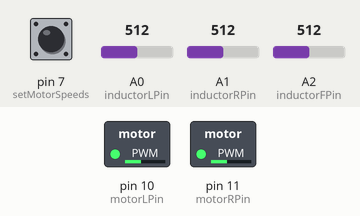
This sketch was run on a simulated Arduino Uno, built with avr-gcc and run on an emulated ATmega328P. Shown: switched loads named in the sketch (green lamp = pin HIGH). The inputs (shaded band) are chosen by the test bench; at power-on: A0 (inductorLPin) = 512, A1 (inductorRPin) = 512, pin 7 (setMotorSpeeds) HIGH, A2 (inductorFPin) = 512.

Above: at 1.2 s.
1.3 s: A0 (inductorLPin) set to 390
At 2.8 s:
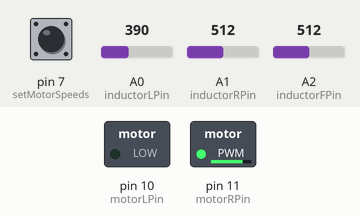
4.3 s: A1 (inductorRPin) set to 306
At 7.4 s:
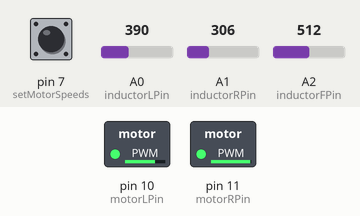
Timing chart, 0 to 8.9 s (numbered marks = the images above; inputs shaded):
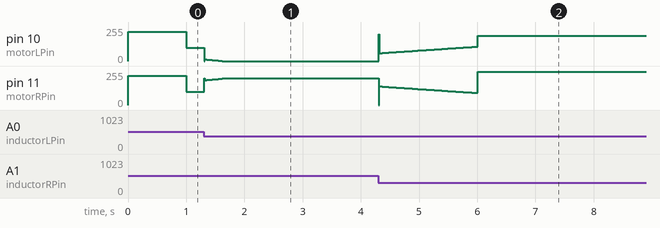

The sketch:

improvements3.ino
```cpp
////////////////////////////////////////////////////////////////////////////////
/*
Mouse.ino
C++ code for controlling a line following robot.
Inductors are used as pickup coils to sense an induced voltage from a wire
(20kHz, 1A pp). An additional optical sensor is used to look ahead, and
determine if the robot is travelling straight; if so, the motor speed is
increased.
PID control is used to control the robots positioning (PID.h library)

Author: Alex Robb, University of Bath
Date: 17/2/19
*/
////////////////////////////////////////////////////////////////////////////////
//Includes and libraries

#include <PID_v1.h>

#define motorLPin 10
#define motorRPin 11

#define inductorLPin A0
#define inductorRPin A1
#define inductorFPin A2

////////////////////////////////////////////////////////////////////////////////
//PID setup
int baseSpeed = 100;
int slowSpeed = 55;
const int boostSpeed = 220;

//Setpoint for inductor voltage
double setpoint;
//Result of adding both inductor inputs
double totalError;

//Output of PID calculation, added/subtracted from motor speed
double motorChange;

//Varibles to store values from inductor
int inductorLValue;
int inductorRValue;
int inductorFValue;

double distanceError;

bool straight;
bool speedUp;

double kp = 10;
double ki = 5;
double kd = 1;

//Create PID object   (input, setpoint, kp, ki, kd, sampleTime)
PID sensorPID(&distanceError, &motorChange, &setpoint, kp, ki, kd, DIRECT);

////////////////////////////////////////////////////////////////////////////////
//Setup: run once
void setup() {

  //Set pimodes to input/output
  pinMode(inductorLPin, INPUT);
  pinMode(inductorRPin, INPUT);
  pinMode(motorLPin, OUTPUT);
  pinMode(motorRPin, OUTPUT);
  pinMode(7,INPUT_PULLUP);

  //Initialise the inductor value variables
  inductorLValue = analogRead(inductorLPin);
  inductorRValue = analogRead(inductorRPin);

  //totalError = inductorLeftValue - inductorRightValue;
  totalError = inductorLValue - inductorRValue;
  //distanceError = (0.05244*totalError) + (3.013);
  distanceError = (0.07021*totalError) - 1.267;
  //distanceError = (-5.065e-8*pow(totalError,3)) + (-2.839e-07*pow(totalError,2)) + (0.09438*totalError) + 0.2026;

  straight = false;
  speedUp = true;

  //Initialise setpoint variable as current position error
  //Position the inductors equidistant from the wire, and turn arduino power on
  setpoint = distanceError;

  sensorPID.SetOutputLimits((-1 * baseSpeed), baseSpeed);

  sensorPID.SetMode(AUTOMATIC);

  sensorPID.SetSampleTime(1);

  //Serial.begin(9600);
}
////////////////////////////////////////////////////////////////////////////////
//overLine: function determines when travelling straight, and how long for
bool overLine(){
  unsigned int startStraight;
  unsigned int straightTime;

  if (!straight && inductorFValue >= 450){
    startStraight = millis();
    straight = true;
  }
  else if (inductorFValue <= 450){
    straight = false;
  }

  if (straight == true){
     straightTime = millis() - startStraight;
  }
  else{
    straightTime = 0;
  }

  if (straightTime >= 400){
    return true;
  }
  else {
    return false;
  }
}
////////////////////////////////////////////////////////////////////////////////
//setMotorSpeeds: sets the speed of both left/right motors
void setMotorSpeeds(){
  int motorLSpeed;
  int motorRSpeed;

  //baseSpeed = map(abs(distanceError), 0, 40, 90, 30);
  //Serial.println(baseSpeed);

  if (overLine()){
    speedUp = true;
  }

  bool ramp = digitalRead(7);
  if (!ramp && millis()>150){
    speedUp = false;
    //onRamp = millis();
  }
  if (speedUp){
    sensorPID.SetSampleTime(10);
  }
  else{
    sensorPID.SetSampleTime(1);
  }

  if(speedUp && millis()<1000 || millis()>6000){
    motorLSpeed = boostSpeed - motorChange;
    motorRSpeed = boostSpeed + motorChange;
    sensorPID.SetTunings(0.9,0,0);
    sensorPID.SetOutputLimits((-1 * boostSpeed),255-boostSpeed);
  }
  else if (inductorFValue <= 180 && distanceError < 0 && millis() > 4600 && millis() < 6000){
    motorLSpeed = 0;//slowSpeed - motorChange;
    motorRSpeed = baseSpeed + motorChange;
    sensorPID.SetOutputLimits((-1*baseSpeed), 255-baseSpeed);
    sensorPID.SetTunings(kp,ki,kd);
  }
  else if (inductorFValue <= 180 && distanceError > 0 && millis() > 4600 && millis() < 6000){
    motorLSpeed = baseSpeed - motorChange;
    motorRSpeed = 0;//slowSpeed + motorChange;
    sensorPID.SetOutputLimits((-1*baseSpeed), 255-baseSpeed);
    sensorPID.SetTunings(kp,ki,kd);
  }
  else{
    motorLSpeed = baseSpeed - motorChange;
    motorRSpeed = baseSpeed + motorChange;
    sensorPID.SetTunings(kp,ki,kd);
    sensorPID.SetOutputLimits((-1*baseSpeed), baseSpeed);
  }

  analogWrite(motorLPin, motorLSpeed);
  analogWrite(motorRPin, motorRSpeed);

//  Serial.print(motorLSpeed);
//  Serial.print("   ");
//  Serial.println(motorRSpeed);


}
////////////////////////////////////////////////////////////////////////////////
//loop: run repeatedly
void loop() {


      inductorFValue = analogRead(inductorFPin);


    inductorLValue = analogRead(inductorLPin);
    inductorRValue = analogRead(inductorRPin);


//    Serial.print(inductorLValue);
//    Serial.print("   ");
//    Serial.print(inductorRValue);
//    Serial.print("   ");
//   Serial.println(inductorFValue);

    totalError = inductorLValue - inductorRValue;
    //distanceError = (0.05244*totalError) + (3.013);
    distanceError = (0.07021*totalError) - 1.267;
    //distanceError = (-5.065e-8*pow(totalError,3)) + (-2.839e-07*pow(totalError,2)) + (0.09438*totalError) + 0.2026;
    //Serial.println(distanceError);

    //totalError = inductorLValue - inductorRValue;
    //Serial.println(totalError);
    //lastRead = millis();


    sensorPID.Compute();
    //Serial.println(motorChange);

    setMotorSpeeds();

}
```
